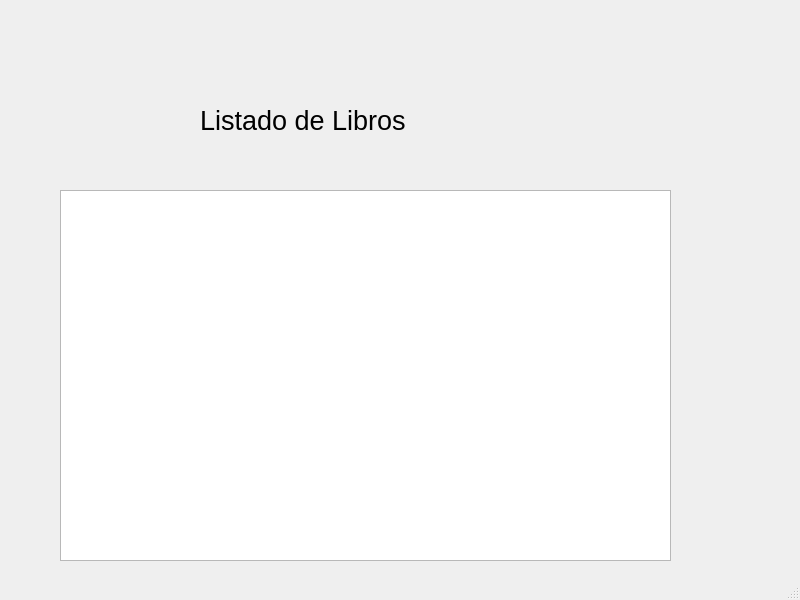
<?xml version="1.0" encoding="UTF-8"?>
<ui version="4.0">
 <class>MainWindow</class>
 <widget class="QMainWindow" name="MainWindow">
  <property name="geometry">
   <rect>
    <x>0</x>
    <y>0</y>
    <width>800</width>
    <height>600</height>
   </rect>
  </property>
  <property name="windowTitle">
   <string>MainWindow</string>
  </property>
  <widget class="QWidget" name="centralwidget">
   <widget class="QLabel" name="label">
    <property name="geometry">
     <rect>
      <x>200</x>
      <y>70</y>
      <width>351</width>
      <height>101</height>
     </rect>
    </property>
    <property name="font">
     <font>
      <pointsize>20</pointsize>
     </font>
    </property>
    <property name="text">
     <string>Listado de Libros</string>
    </property>
   </widget>
   <widget class="QTextEdit" name="ventana_listado_libros">
    <property name="geometry">
     <rect>
      <x>60</x>
      <y>190</y>
      <width>611</width>
      <height>371</height>
     </rect>
    </property>
   </widget>
  </widget>
  <widget class="QStatusBar" name="statusbar"/>
 </widget>
 <resources/>
 <connections/>
</ui>
